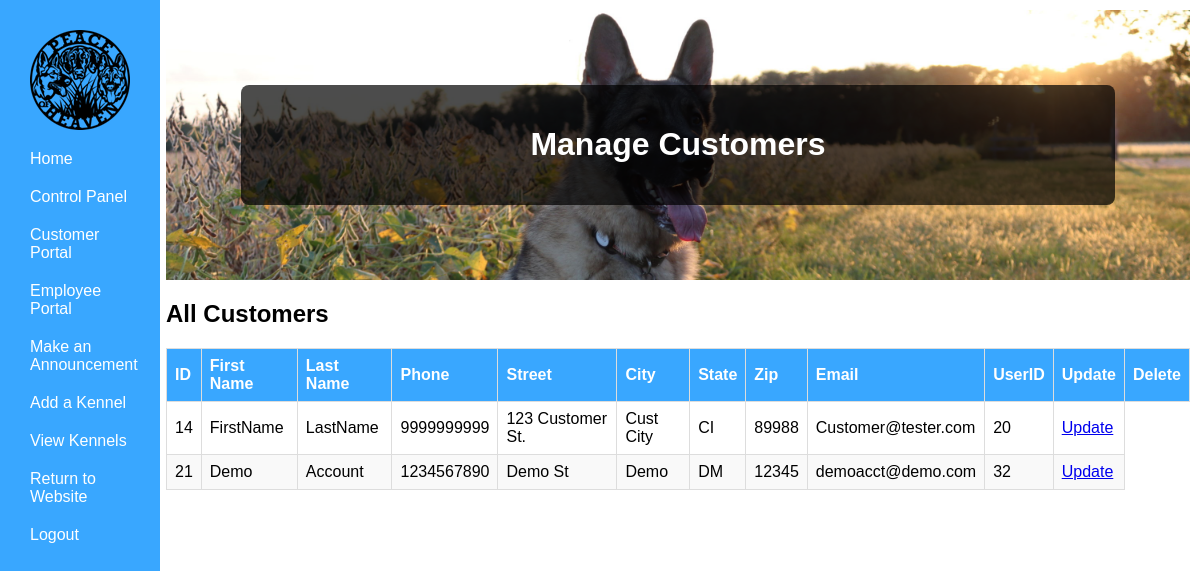
Screenshot of /php/AdminPortal/ManageCustomers.php (signed in) with the database file from the repository.
### tables this page shows
CREATE TABLE `customer` (
  `CustID` bigint(20) NOT NULL,
  `CustFirstName` varchar(100) NOT NULL,
  `CustLastName` varchar(100) NOT NULL,
  `CustPhone` varchar(20) NOT NULL,
  `CustAddress` varchar(100) NOT NULL,
  `CustCity` varchar(100) NOT NULL,
  `CustState` varchar(100) NOT NULL,
  `CustZip` varchar(100) NOT NULL,
  `AcctEmail` varchar(100) NOT NULL,
  `User_ID` bigint(20) NOT NULL
);

### php/UserHandling/classes/Config.php (called while the page is built)
<?php
class Config {
    public static function get($path = null) {
        if($path) {
            $config = $GLOBALS['config'];
            $path = explode('/',$path);
            foreach($path as $bit ) {
                if(isset($config[$bit])) {
                    $config = $config[$bit];
                } else {
                    return false;
                }
            }
            return $config;
        }
        return false;
    }
}

### php/UserHandling/classes/DB.php (called while the page is built, shortened)
<?php
class DB {
    private static $_instance = null;
    private $_pdo,
            $_query,
            $_lastQuery,
            $_error = false,
            $_results,
            $_count = 0;
    private function __construct() {
        try {
            $this->_pdo = new PDO('mysql:host=' . Config::get('mysql/host') . ';dbname=' . Config::get('mysql/db'),Config::get('mysql/username'), Config::get('mysql/password'));
        } catch (PDOException $e) {
            die($e->getMessage());
        }
    }
    public static function getInstance() {
        if(!isset(self::$_instance)) {
            self::$_instance = new DB();
        }
        return self::$_instance;
    }
    public function query($sql, $params = array()) {
        $this->_error = false;
        if($this->_query = $this->_pdo->prepare($sql)) {
            $x=1;
            if(count($params)) {
                foreach($params as $param) {
                    $this->_query->bindValue($x, $param);
                    $x++;
                }
            }
            if($this->_query->execute()) {
                $this->_results = $this->_query->fetchAll(PDO::FETCH_OBJ);
                $this->_count = $this->_query->rowCount();
            } else {
                $this->_error = true;
            }
        }
        return $this;
    }
    public function get($table, $where) {
        return $this->action('SELECT *', $table, $where);
    }
    public function results() {
        return $this->_results;
    }
    public function first() {
        return $this->results()[0];
    }
    private function action ($action, $table, $where = array()) {
        if(count($where) === 3) {
            $operators = array('=','>','<','<=','>=');
            $field      = $where[0];
            $operator   = $where[1];
            $value      = $where[2];
            if (in_array($operator, $operators)) {
                $sql = "{$action} FROM {$table} WHERE {$field} {$operator} ?";
                if(!$this->query($sql,array($value))->error()) {
                    return $this;
                }
            }
        }
        return false;
    }
    public function count() {
        return $this->_count;
    }
    public function error() {
        return $this->_error;
    }
}

### php/UserHandling/classes/User.php (called while the page is built, shortened)
<?php
class User {
    private $_db,
            $_data,
            $_sessionName,
            $_cookieName,
            $_isLoggedIn;
    public function __construct($user = null) {
        $this->_db = DB::getInstance();
        $this->_sessionName = Config::get('session/session_name');
        if(!$user) {
            if(Session::exists($this->_sessionName)) {
                $user = Session::get($this->_sessionName);
                if($this->find($user)) {
                    $this->_isLoggedIn = true;
                } else {
                }
            }
        } else {
            $this->find($user);
        }
    }
    public function find($user = null) {
        if($user) {
            $field = (is_numeric($user)) ? 'id' : 'username';
            $data = $this->_db->get('users', array($field, '=', $user));
            if($data->count() > 0) {
                $this->_data = $data->first();
                return true;
            }
        }
        return false;
    }
    public function data() {
        return $this->_data;
    }
    public function isLoggedIn() {
        return $this->_isLoggedIn;
    }
}

### php/UserHandling/classes/Session.php (called while the page is built, shortened)
<?php
class Session {
    public static function exists($name) {
        return (isset($_SESSION[$name])) ? true : false;
    }
    public static function get($name) {
        return $_SESSION[$name];
    }
}

### php/UserHandling/classes/Customer.php (called while the page is built, shortened)
<?php
class Customer {
    private $_db,
            $_customerData,
            $_sessionName;
    public function __construct() {
        $this->_db = DB::getInstance();
    }
    public function getCustomerData() {
        return $this->_customerData;
    }
    public function getAllCustomers() {
        $data = $this->_db->get('customer', array('1', '=', '1'));
        if($data->count() > 0) {
            $this->_customerData = $data->results();
            return true;
        }
        return false;
    }
}

### php/AdminPortal/ManageCustomers.php (the view, shortened to what this page needs)
<?php
    $user = new User();
    if($user->isLoggedIn()) {
    if($user->data()->group == 3) {
        include("../AdminPortal/AdminNavBar.php");
    }
?>
<!DOCTYPE html>
<html>
<head>
    <link rel="stylesheet" href="/PeaceOfHeavenWebPage/css/AdminHome.css">
</head>
<body>
    <div class=content>
        <div class="header">
            <div class="welcome-box">
            <h1>Manage Customers</h1>
            </div>
        </div>
        <h2>All Customers</h2>
        <table>
            <thead>
            <tr>
                <th>ID</th>
                <th>First Name</th>
                <th>Last Name</th>
                <th>Phone</th>
                <th>Street</th>
                <th>City</th>
                <th>State</th>
                <th>Zip</th>
                <th>Email</th>
                <th>UserID</th>
                <th>Update</th>
                <th>Delete</th>
            </tr>
            </thead>
            <tbody>
            <?php
                $customer = new Customer();
                $customer->getAllCustomers();
                $allCustomers = $customer->getCustomerData();
                if(!empty($allCustomers)){
                    foreach ($allCustomers as $customer){
                        echo '<tr>';
                        echo '<td>' . $customer->CustID . '</td>';
                        echo '<td>' . $customer->CustFirstName . '</td>';
                        echo '<td>' . $customer->CustLastName . '</td>';
                        echo '<td>' . $customer->CustPhone .'</td>';
                        echo '<td>' . $customer->CustAddress . '</td>';
                        echo '<td>' . $customer->CustCity . '</td>';
                        echo '<td>' . $customer->CustState . '</td>';
                        echo '<td>' . $customer->CustZip . '</td>';
                        echo '<td>' . $customer->AcctEmail . '</td>';
                        echo '<td>' . $customer->User_ID . '</td>';
                        echo '<td>'
                            . '<p><a href="UpdateCustomer.php?CustID='
                            . urlencode($customer->CustID) .'">Update</a></p>'.
                            '</td>';
                        echo '</tr>';
                    }
                }
            ?>
            </tbody>
        </table>
        <br><br>
</div>
</body>
</html>
<?php
}else{Redirect::to('../UserHandling/login.php');} ?>

### css/CredNavBar.css (style rules this page uses)
body { margin: 0; padding: 0; font-family: Arial, sans-serif; }
.content { margin-left: 75%; padding: 20px; }

### css/AdminHome.css (style rules this page uses)
.content { margin-left: 13%; padding: 10px; }
body { font-family: 'Arial', sans-serif; }
.header { background-image: url('/PeaceOfHeavenWebPage/Img/AdminPortal-Header.jpg'); background-size: cover; background-position: 80% 20%; color: #fff; text-align: center; padding: 75px; }
.welcome-box { background-color: rgba(0, 0, 0, 0.7); padding: 20px; border-radius: 8px; }
table { width: 100%; border-collapse: collapse; margin-top: 20px; }
thead { background-color: #39A7FF; color: white; }
th, td { border: 1px solid #dddddd; text-align: left; padding: 8px; }
tr:nth-child(even) { background-color: #f9f9f9; }

### rows the page displays
customer: CustID "14", CustFirstName "FirstName", CustLastName "LastName", CustPhone "9999999999", CustAddress "123 Customer St.", CustCity "Cust City", CustState "CI", CustZip "89988", AcctEmail "Customer@tester.com", User_ID "20"
customer: CustID "21", CustFirstName "Demo", CustLastName "Account", CustPhone "1234567890", CustAddress "Demo St", CustCity "Demo", CustState "DM", CustZip "12345", AcctEmail "demoacct@demo.com", User_ID "32"
